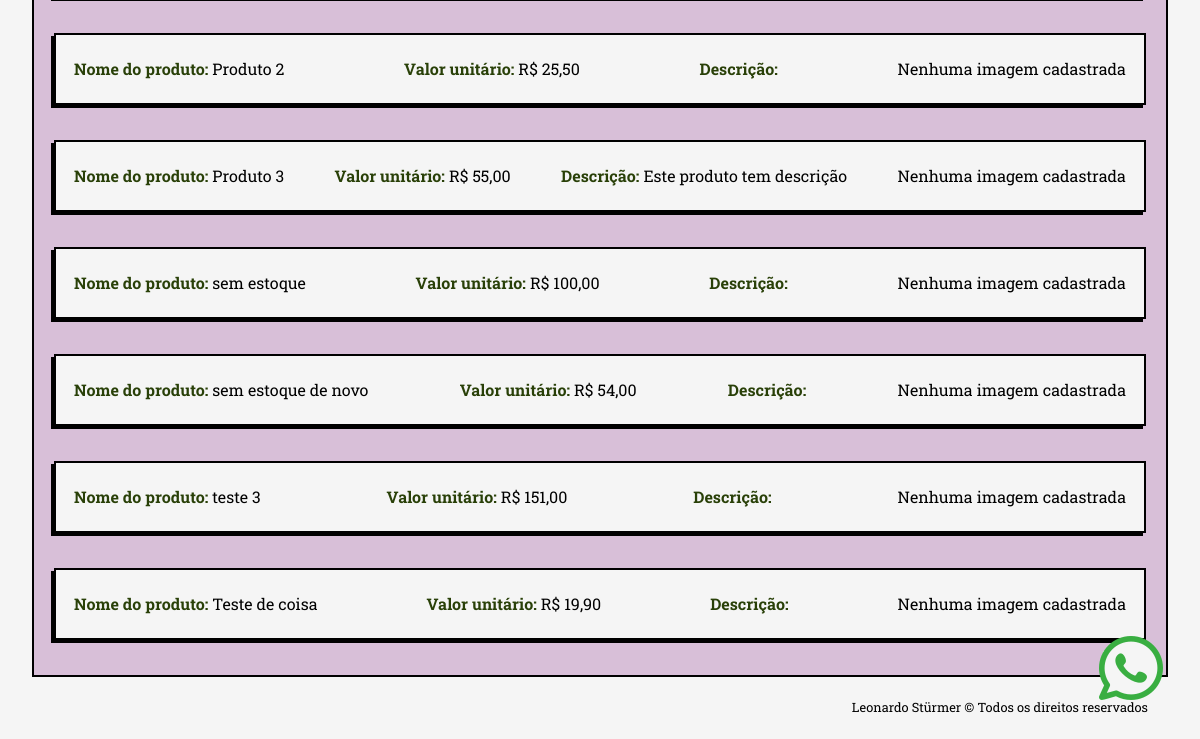
The app's page /php/view/view_loja.php?loja=lojadoleo2 (signed in, lower part), older data.
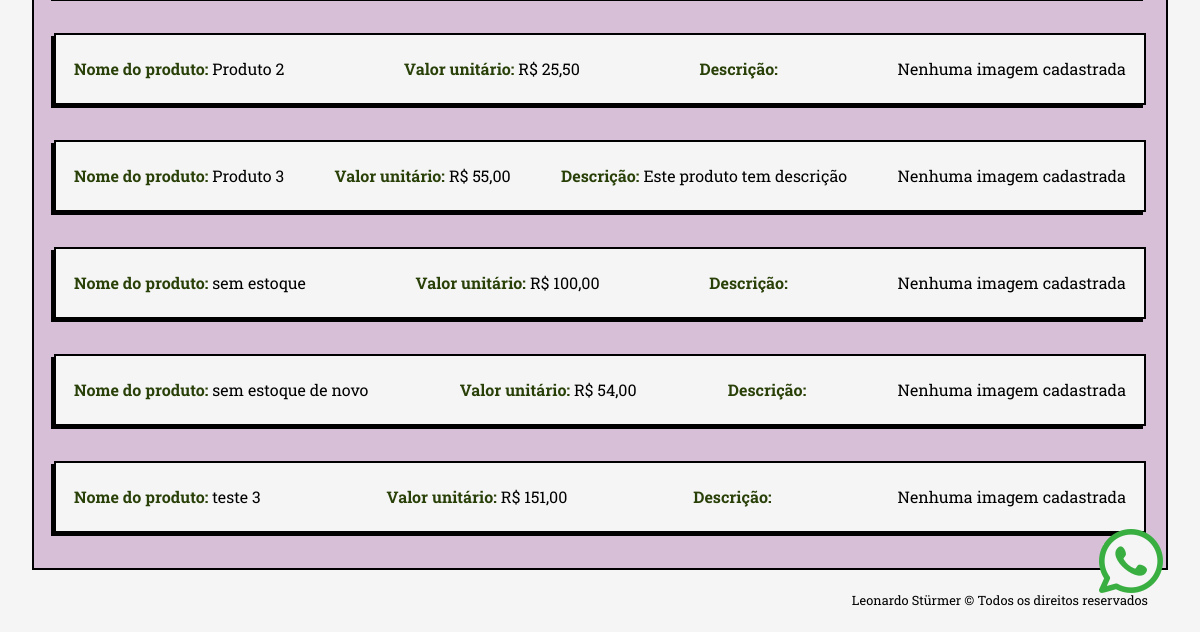
The same page, newer data.
### tables this page shows
CREATE TABLE produtos (
            id_produto INTEGER PRIMARY KEY AUTOINCREMENT NOT NULL,
            id_usuario INTEGER NOT NULL,
            nome TEXT NOT NULL,
            valor_unitario REAL NOT NULL,
            quantidade INTEGER NULL,
            imagem TEXT NULL,
            aceita_encomenda INTEGER NULL,
            descricao TEXT NULL,
            valor_custo REAL NULL, aceita_visualizacao INTEGER NULL,
            FOREIGN KEY (id_usuario) REFERENCES usuario (id_usuario)
    );

### php/persistence/conexaoBanco.class.php (called while the page is built, shortened)
<?php
class ConexaoBanco extends PDO {
    private static $instancia = null;
    public static function getInstancia() {
        if (!isset(self::$instancia)) {
            try {
                $caminhoBanco = __DIR__ . '/nize_database.db';
                $dsn = "sqlite:" . $caminhoBanco;
                self::$instancia = new ConexaoBanco($dsn, null, null);
                self::$instancia->setAttribute(PDO::ATTR_ERRMODE, PDO::ERRMODE_EXCEPTION);
                self::$instancia->setAttribute(PDO::ATTR_DEFAULT_FETCH_MODE, PDO::FETCH_ASSOC);
            } catch (PDOException $e) {
                $msg_erro = urlencode("Erro ao conectar com o banco SQLite: " . $e->getMessage());
                header("location:../view/gui_erro.php?msg=" . $msg_erro);
                exit;
            }
        }
        return self::$instancia;
    }
}

### php/dao/usuariodao.class.php (called while the page is built, shortened)
<?php
require_once '../persistence/conexaoBanco.class.php';
class UsuarioDAO{
    private $conexao;
    public function __construct() {
        $this->conexao = ConexaoBanco::getInstancia();
    }
    public function buscarId($nome_visualizacao) {
        try {
            $sql = $this->conexao->prepare("SELECT id_usuario FROM usuario WHERE nome_visualizacao = ?");
            $sql->execute([$nome_visualizacao]);
            return $sql->fetchAll(PDO::FETCH_ASSOC);
        } catch (PDOException $e) {
            echo "Erro ao buscar.";
            exit;
        }
    }
    public function buscarAceitaView($id_usuario) {
        try {
            $sql = $this->conexao->prepare("SELECT aceita_visualizacao FROM usuario WHERE id_usuario = ?");
            $sql->execute([$id_usuario]);
            return $sql->fetch(PDO::FETCH_ASSOC);
        } catch (PDOException $e) {
            echo "Erro ao buscar.";
            exit;
        }
    }
}

### php/dao/produtodao.class.php (called while the page is built, shortened)
<?php
require_once '../persistence/conexaoBanco.class.php';
class ProdutoDAO{
    private $conexao;
    public function __construct() {
        $this-> conexao = ConexaoBanco::getInstancia();
    }
    public function listarTodosProdutos($id_usuario) : array {
        try{
            $sql = $this->conexao->prepare("SELECT * FROM produtos WHERE id_usuario = :id_usuario ORDER BY nome COLLATE NOCASE ASC");
            $sql->bindValue(":id_usuario", $id_usuario);
            $sql->execute();
            return $sql->fetchAll(PDO::FETCH_ASSOC);
        } catch (Exception $e){
            $_SESSION['msg'] = "Erro ao listar produtos";
            header("location:../view/gui_visualizacao_produtos.php");
            exit;
        }
    }
}

### php/view/view_loja.php (the view, shortened to what the changed rows need)
<?php
require_once '../dao/produtodao.class.php';
require_once '../dao/usuariodao.class.php';
$nome_visualizacao = trim($_GET['loja']);
$produtoDAO = new ProdutoDAO();
$usuarioDAO = new UsuarioDAO();
$id_usuario = (int)$usuarioDAO->buscarId($nome_visualizacao);
$dadosView = $usuarioDAO->buscarAceitaView($id_usuario);
$aceita_visualizacao = $dadosView['aceita_visualizacao'];
$lista = $produtoDAO->listarTodosProdutos($id_usuario);
?>
<!DOCTYPE html>
<html lang="pt-br">
<head>
    <link rel="stylesheet" href="../../css/normalize.css">
    <link rel="stylesheet" href="../../css/query.css">
    <link rel="stylesheet" href="../../css/style.css">
    <link rel="stylesheet" href="../../css/sidebar.css">
    <link rel="stylesheet" href="https://cdn.jsdelivr.net/npm/bootstrap-icons@1.13.1/font/bootstrap-icons.min.css">
</head>
<body>
    <main class='conteudo-pagina'>
        <div class="lista-produtos">
            <?php if (!empty($lista) && $aceita_visualizacao === 1): ?>
                <?php foreach ($lista as $item): ?>
                    <div class="product-view">
                        <p><strong>Nome do produto:</strong> <?php echo htmlspecialchars(mb_convert_encoding($item['nome'], "UTF-8", "AUTO")); ?></p>
                        <?php if ($item['valor_unitario']) {
                            $valor_unitario = "R$ " . number_format($item['valor_unitario'], 2, ',', '.');
                        } else {
                            $valor_unitario = "Não informado";
                        } ?>
                        <p><strong>Valor unitário:</strong> <?php echo $valor_unitario ?></p>
                        <p class="p-descricao"><strong>Descrição:</strong> <?php echo htmlspecialchars($item['descricao']) ?></p>
                        <?php if ($item['imagem']) {
                            echo "<img src='uploads/" . htmlspecialchars($item['imagem']) . "' alt='imagem do produto' class='img-produtos'>";
                        } else {
                            echo "<p>Nenhuma imagem cadastrada</p>";
                        } ?>
                    </div>
                <?php endforeach; ?>
            <?php else: echo "Nenhum produto cadastrado." ?>
            <?php endif; ?>
        </div>
    </main>
</body>
</html>

Row changes from the older to the newer data that the page shows:
removed produtos: nome "Teste de coisa", valor_unitario "R$ 19,90", shows "Nenhuma imagem cadastrada"
